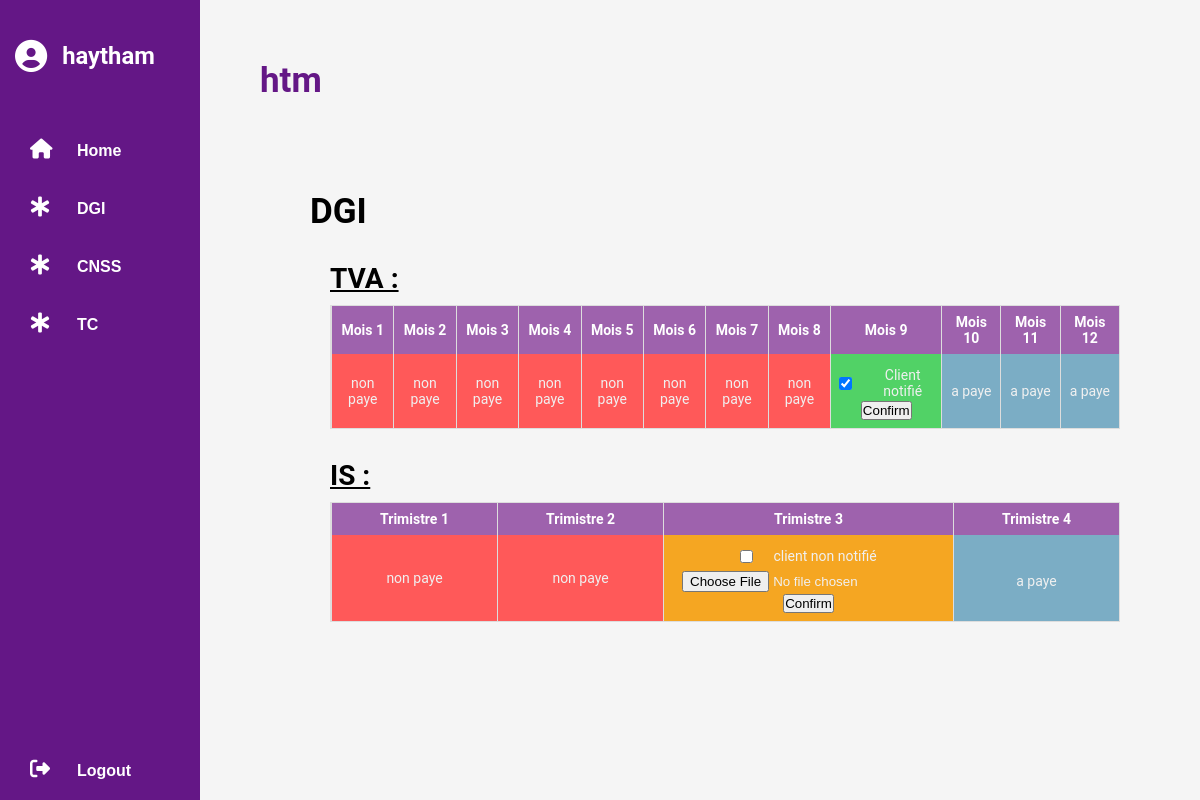
The app's page /user/user-society.php?id=1 (signed in) with its own data.
### tables this page shows
CREATE TABLE IF NOT EXISTS `society` (
  `id` int NOT NULL AUTO_INCREMENT,
  `name` varchar(50) NOT NULL,
  PRIMARY KEY (`id`)
);

CREATE TABLE IF NOT EXISTS `tva_mens` (
  `id` int NOT NULL AUTO_INCREMENT,
  `id_society` int NOT NULL,
  `notified` tinyint(1) NOT NULL,
  `paied` tinyint(1) NOT NULL,
  `month` int NOT NULL,
  `year` int NOT NULL,
  `file` varchar(100) DEFAULT NULL,
  PRIMARY KEY (`id`),
  KEY `id_society` (`id_society`)
);

CREATE TABLE IF NOT EXISTS `i_s` (
  `id` int NOT NULL AUTO_INCREMENT,
  `id_society` int NOT NULL,
  `notified` tinyint(1) NOT NULL,
  `paied` tinyint(1) NOT NULL,
  `trimester` int NOT NULL,
  `year` int NOT NULL,
  `file` varchar(100) DEFAULT NULL,
  PRIMARY KEY (`id`),
  KEY `id_society` (`id_society`)
);

### user/user-society.php (the view, shortened to what this page needs)
<?php
include '../includes/header-user.php';
$society = $db->query('SELECT * FROM society where id = ' . $_GET['id'])->fetch();
$name = $society['name'];
$isTva_mens = $db->query('SELECT * FROM tva_mens where id_society = ' . $_GET['id'])->rowCount() > 0;
$isTva_tri = $db->query('SELECT * FROM tva_tri where id_society = ' . $_GET['id'])->rowCount() > 0;
$isSalarier = $db->query('SELECT * FROM salarier where id_society = ' . $_GET['id'])->rowCount() > 0;
$isFoncier = $db->query('SELECT * FROM foncier where id_society = ' . $_GET['id'])->rowCount() > 0;
$isCs = $db->query('SELECT * FROM cs where id_society = ' . $_GET['id'])->rowCount() > 0;
$isIs = $db->query('SELECT * FROM i_s where id_society = ' . $_GET['id'])->rowCount() > 0;
?>
<main>
    <div class="container">
        <div class="header">
            <h1><?php echo $name ?></h1>
        </div>
        <div class="content">
            <?php
            if ($isTva_mens || $isTva_tri || $isSalarier || $isFoncier || $isCs || $isIs) {
                echo '<h2>DGI</h2>';
            }
            if ($isTva_mens) {
                echo '<div class="DGI-society-page">';
                echo '<p class="society-page-title">TVA :</p>';
                echo '<form action="" method="post" enctype="multipart/form-data">';
                echo '<table class="society-page-table">';
                echo '<tr>';
                for ($i = 1; $i <= 12; $i++) {
                    echo '<th>Mois ' . $i . '</th>';
                }
                echo '</tr>';
                $date = new DateTime();
                $tva = $db->query('SELECT * FROM tva_mens where year = ' . $date->format('Y') . ' and id_society = ' . $_GET['id'] . ' ORDER BY month ASC');
                echo '<tr>';
                while ($tva_month = $tva->fetch()) {
                    if ($tva_month['month'] > $date->format('m')) {
                        echo '<td class="a-paye">a paye</td>';
                    }
                    elseif ($date->format('n') == $tva_month['month']) {
                        if ($date->format('j') < 5) {
                            echo '<td class="payement-month">
                                <div class="payement-content">
                                    <div class="payement-month-container">
                                        <input type="checkbox" id="notified" name="notified"';
                            if ($tva_month['notified'] == 1) {
                                echo 'checked>
                                        <label for="notified">Client notifié</label>';
                            } else {
                                echo '>
                                        <label for="notified">Client non notifié</label>';
                            }
                            echo '
                                    </div>
                                <input type="submit" name="upload_mens" value="Confirm">
                                </div>
                                </div>
                                </td>';
                        }
                    } else {
                        if ($tva_month['paied'] == 1)
                            echo '
                                <td class="paye">
                                <div class="payement-content">
                                    <a href="../download.php?id=' . $tva_month['id'] . '">' . $tva_month['file'] . '</a>
                                </div>
                                </td>';
                        else
                            echo '
                                <td class="non-paye">
                                <div class="payement-content">
                                    non paye
                                </div>
                                </div>
                                </td>';
                    }
                }
            }
            if ($isIs) {
                echo '<div class="DGI-society-page">';
                echo '<p class="society-page-title">IS :</p>';
                echo '<form action="" method="post" enctype="multipart/form-data">';
                echo '<table class="society-page-table">';
                echo '<tr>';
                for ($i = 1; $i <= 4; $i++) {
                    echo '<th>Trimistre ' . $i . '</th>';
                }
                echo '</tr>';
                $date = new DateTime();
                $is = $db->query('SELECT * FROM i_s where year = ' . $date->format('Y') . ' and id_society = ' . $_GET['id'] . ' ORDER BY trimester ASC');
                echo '<tr>';
                while ($is_month = $is->fetch()) {
                    switch ($is_month['trimester']) {
                        case 1:
                            if ($date->format('m') > 3) {
                                if ($is_month['paied'] == 1)
                                    echo '
                                        <td class="paye">
                                        <div class="payement-content">
                                            <a href="../download.php?id=' . $is_month['id'] . '">' . $is_month['file'] . '</a>
                                        </div>
                                        </td>';
                                else
                                    echo '
                                        <td class="non-paye">
                                        <div class="payement-content">
                                            non paye
                                        </div>
                                        </div>
                                        </td>';
                            }
                            break;
                        case 2:
                            if ($date->format('m') < 4) {
                                echo '<td class="a-paye">
                                        <div class="payement-month-container"> a paye </div>
                                    </td>';
                            } elseif ($date->format('m') > 6) {
                                if ($is_month['paied'] == 1)
                                    echo '
                                        <td class="paye">
                                        <div class="payement-content">
                                            <a href="../download.php?id=' . $is_month['id'] . '">' . $is_month['file'] . '</a>
                                        </div>
                                        </td>';
                                else
                                    echo '
                                        <td class="non-paye">
                                        <div class="payement-content">
                                            non paye
                                        </div>
                                        </div>
                                        </td>';
                            }
                            break;
                        case 3:
                            if ($date->format('m') < 7) {
                                echo '<td class="a-paye">
                                        <div class="payement-month-container"> a paye </div>
                                    </td>';
                            } elseif ($date->format('m') > 7) {
                                if ($is_month['paied'] == 0) {
                                    if ($is_month['notified'] == 1) {
                                        echo '
                                            <td class="payement-month">
                                            <div class="payement-content">
                                                <div class="payement-month-container">
                                                    <input type="checkbox" id="is_notified" name="is_notified" checked>
                                                    <label for="is_notified">client notifié</label>
                                                </div>
                                            ';
                                    } else {
                                        echo '
                                            <td class="payement-month-alert">
                                            <div class="payement-content">
                                                <div class="payement-month-container">
                                                    <input type="checkbox" id="is_notified" name="is_notified">
                                                    <label for="is_notified">client non notifié</label>
                                                </div>
                                            ';
                                    }
                                    echo '
                                        <div class="payement-month-container">
                                            <input type="file" name="file" id="file" accept=".pdf">
                                        </div>
                                        <input type="submit" name="upload_is" value="Confirm">
                                        </div>
                                        </td>';
                                }
                            }
                            break;
                        case 4:
                            if ($date->format('m') < 10) {
                                echo '<td class="a-paye">
                                        <div class="payement-month-container"> a paye </div>
                                    </td>';
                            }
                            break;
                    }
                }
            }
            ?>
</main>

### css/user-style.css (style rules this page uses)
* { margin: 0; padding: 0; box-sizing: border-box; }
body { font-family: 'Roboto', sans-serif; font-size: 14px; background: #f5f5f5; }
main { position: absolute; top: 0; left: 200px; width: calc(100% - 200px); height: 100%; }
.header { display: flex; justify-content: space-between; width: calc(100% - 150px); gap: 30px; }
.header h1 { font-size: 2.5em; font-weight: bold; color: #641786; margin-bottom: 20px; }
.container { height: 100%; padding: 60px; }
.content { margin-top: 70px; padding-left: 50px; display: flex; flex-direction: column; justify-content: center; gap: 30px; padding-bottom: 50px; }
.content h2 { font-size: 2.5em; }
.DGI-society-page { display: flex; flex-direction: column; gap: 10px; padding: 0 20px; }
.society-page-title { width: 100%; text-decoration: underline; font-size: 2em; font-weight: bold; }
.society-page-table { width: 100%; border-spacing: 0; border: 1px solid #ddd; }
.society-page-table th, .society-page-table td { text-align: center; padding: 8px; height: 30px; color : rgb(240, 240, 240); max-width: 150px; border-left: 1px solid #ddd; }
.society-page-table th { background-color: #9e62ad; color: white; }
.payement-content { display: flex; flex-direction: column; align-items: center; justify-content: center; gap: 2px; }
.payement-month { background: #51D266; }
.payement-month-alert { background: #F5A622; }
.payement-month-container { display: flex; flex-direction: row; align-items: center; justify-content: center; width: 100%; text-decoration: none; margin-top: 5px; gap: 20px; }
.non-paye { background: #FF5959; }
.a-paye { background: #7BADC5; }

### records on screen
society: name "htm"
tva_mens: month "non paye"
tva_mens: month "non paye"
tva_mens: month "non paye"
tva_mens: month "non paye"
tva_mens: month "non paye"
tva_mens: month "non paye"
tva_mens: month "non paye"
tva_mens: month "non paye"
tva_mens: notified "☑", shows "Client notifié"
tva_mens: month "a paye"
tva_mens: month "a paye"
tva_mens: month "a paye"
i_s: trimester "non paye"
i_s: trimester "non paye"
i_s: trimester "a paye"

### other values on screen
$_SESSION['user'] "haytham"
